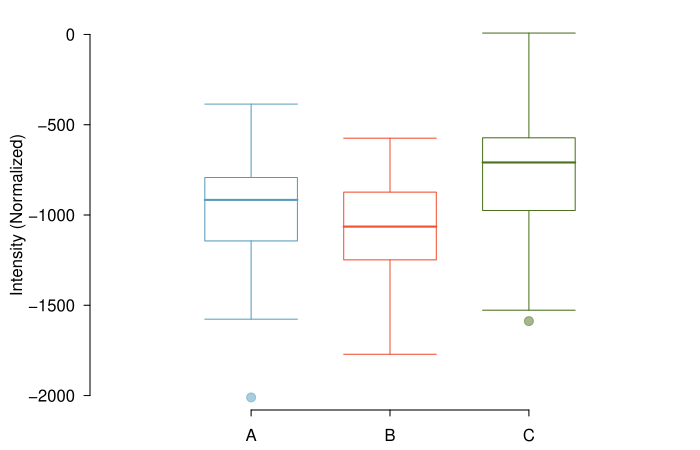

This figure's R source:
library(hddplot)
library(openintro)
data(COL)

data(golub)
data(golubInfo)


#  running test files from the hddplot package

golub.trans = t(Golub)
golub.exprs.pheno = cbind(golubInfo, golub.trans)
golub.exprs.pheno.subtable = golub.exprs.pheno[1:5,]


boxplot(golub.exprs.pheno[,7:9])

myPDF("golubSampleGenesBoxplot.pdf", 7, 4.5,
      mar = c(2, 4.5, 1, 0.5),
      mgp = c(3.2, 0.75, 0))

boxPlot(golub.exprs.pheno$`AFFX-BioB-5_at`,
        xlim = c(0, 4), 
        ylab = 'Intensity (Normalized)',
        ylim = c(-2000, 0),
        lcol = "#00000000",
        col = "#00000000")
boxPlot(golub.exprs.pheno$`AFFX-BioB-5_at`,
        lcol = COL[1],
        col = COL[1,3],
        add = 1)
boxPlot(golub.exprs.pheno$`AFFX-BioB-M_at`,
        lcol = COL[4],
        col = COL[4,3],
        add = 2)
boxPlot(golub.exprs.pheno$`AFFX-BioB-3_at`,
        lcol = COL[2],
        col = COL[2,3],
        add = 3)
axis(1, at = 1:3, labels = c("A", "B", "C"))

dev.off()
